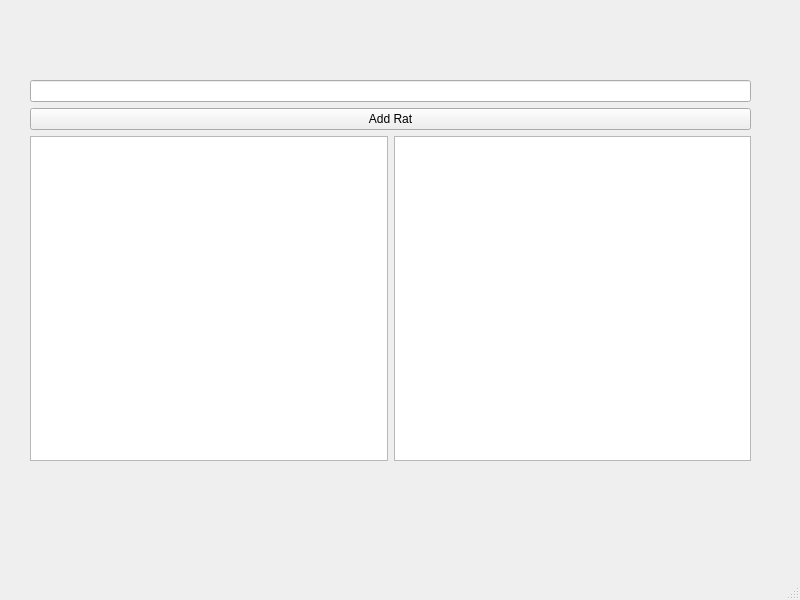
<?xml version="1.0" encoding="UTF-8"?>
<ui version="4.0">
 <class>MainWindow</class>
 <widget class="QMainWindow" name="MainWindow">
  <property name="geometry">
   <rect>
    <x>0</x>
    <y>0</y>
    <width>800</width>
    <height>600</height>
   </rect>
  </property>
  <property name="windowTitle">
   <string>MainWindow</string>
  </property>
  <widget class="QWidget" name="centralwidget">
   <widget class="QWidget" name="verticalLayoutWidget">
    <property name="geometry">
     <rect>
      <x>30</x>
      <y>80</y>
      <width>721</width>
      <height>381</height>
     </rect>
    </property>
    <layout class="QVBoxLayout" name="verticalLayout">
     <item>
      <widget class="QLineEdit" name="lineEdit"/>
     </item>
     <item>
      <widget class="QPushButton" name="pushButton">
       <property name="text">
        <string>Add Rat</string>
       </property>
      </widget>
     </item>
     <item>
      <layout class="QHBoxLayout" name="horizontalLayout">
       <item>
        <widget class="QTableWidget" name="table"/>
       </item>
       <item>
        <widget class="QTextEdit" name="textEdit"/>
       </item>
      </layout>
     </item>
    </layout>
   </widget>
  </widget>
  <widget class="QStatusBar" name="statusbar"/>
  <widget class="QMenuBar" name="menubar">
   <property name="geometry">
    <rect>
     <x>0</x>
     <y>0</y>
     <width>800</width>
     <height>25</height>
    </rect>
   </property>
  </widget>
 </widget>
 <resources/>
 <connections/>
</ui>
